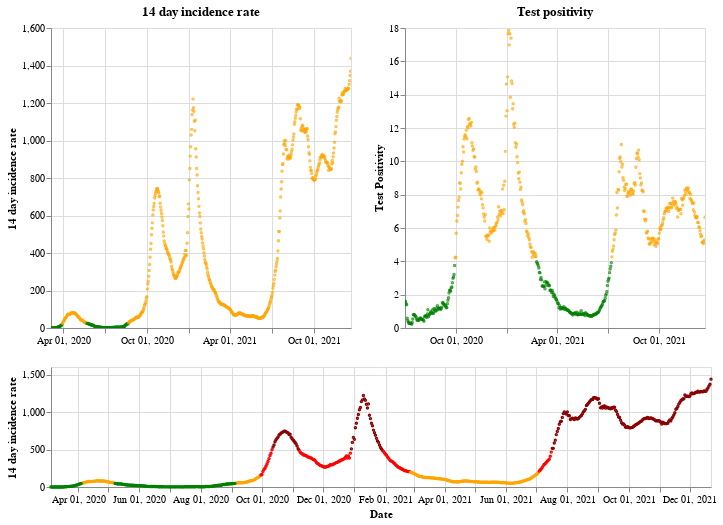

Here is the notebook cell this chart was saved with:
### Markdown cell above
## Northern Ireland

### Code cell
plot_traffic_light('Northern Ireland')

### Figure 1 — Vega-Lite specification as saved in the notebook (floating-point values rounded to 4 significant figures; data arrays with more than 128 entries replaced by an {"elided": "..."} marker saying what was removed)
{"config": {"view": {"continuousWidth": 400, "continuousHeight": 300}}, "vconcat": [{"hconcat": [{"mark": {"type": "point", "size": 2}, "encoding": {"color": {"condition": {"value": "green", "test": "(datum.twoWeeklyCasesRate <= 25)"}, "value": "orange"}, "tooltip": [{"type": "nominal", "field": "areaName"}, {"type": "temporal", "field": "date"}, {"type": "quantitative", "field": "twoWeeklyCasesRate"}, {"type": "quantitative", "field": "testPositivity"}], "x": {"type": "temporal", "axis": {"title": ""}, "field": "date", "scale": {"domain": {"selection": "DateBrush"}}, "timeUnit": "yearmonthdate"}, "y": {"type": "quantitative", "axis": {"title": "14 day incidence rate"}, "field": "twoWeeklyCasesRate"}}, "title": "14 day incidence rate", "width": 300}, {"mark": {"type": "point", "size": 2}, "encoding": {"color": {"condition": {"value": "green", "test": "(datum.testPositivity <= 4)"}, "value": "orange"}, "tooltip": [{"type": "nominal", "field": "areaName"}, {"type": "temporal", "field": "date"}, {"type": "quantitative", "field": "twoWeeklyCasesRate"}, {"type": "quantitative", "field": "testPositivity"}], "x": {"type": "temporal", "axis": {"title": ""}, "field": "date", "scale": {"domain": {"selection": "DateBrush"}}, "timeUnit": "yearmonthdate"}, "y": {"type": "quantitative", "axis": {"title": "Test Positivity"}, "field": "testPositivity"}}, "title": "Test positivity", "width": 300}]}, {"layer": [{"mark": {"type": "point", "size": 2}, "encoding": {"color": {"condition": {"value": "orange", "test": "(((datum.testPositivity < 4) && (datum.twoWeeklyCasesRate >= 50)) && (datum.twoWeeklyCasesRate < 200))"}, "value": "red"}, "opacity": {"condition": {"value": 1, "test": "((datum.twoWeeklyCasesRate >= 50) && (datum.twoWeeklyCasesRate < 500))"}, "value": 0}, "tooltip": [{"type": "nominal", "field": "areaName"}, {"type": "temporal", "field": "date"}, {"type": "quantitative", "field": "twoWeeklyCasesRate"}, {"type": "quantitative", "field": "testPositivity"}], "x": {"type": "temporal", "axis": {"title": "Date"}, "field": "date", "timeUnit": "yearmonthdate"}, "y": {"type": "quantitative", "axis": {"title": "14 day incidence rate"}, "field": "twoWeeklyCasesRate"}}, "selection": {"DateBrush": {"type": "interval", "encodings": ["x"], "fields": ["Time"]}}}, {"mark": {"type": "point", "size": 2}, "encoding": {"color": {"value": "darkred"}, "opacity": {"condition": {"value": 1, "test": "(datum.twoWeeklyCasesRate >= 500)"}, "value": 0}, "tooltip": [{"type": "nominal", "field": "areaName"}, {"type": "temporal", "field": "date"}, {"type": "quantitative", "field": "twoWeeklyCasesRate"}, {"type": "quantitative", "field": "testPositivity"}], "x": {"type": "temporal", "axis": {"title": "Date"}, "field": "date", "timeUnit": "yearmonthdate"}, "y": {"type": "quantitative", "axis": {"title": "14 day incidence rate"}, "field": "twoWeeklyCasesRate"}}}, {"mark": {"type": "point", "size": 2}, "encoding": {"color": {"condition": {"value": "green", "test": "((datum.testPositivity < 4) && (datum.twoWeeklyCasesRate < 50))"}, "value": "orange"}, "opacity": {"condition": {"value": 1, "test": "(datum.twoWeeklyCasesRate < 50)"}, "value": 0}, "tooltip": [{"type": "nominal", "field": "areaName"}, {"type": "temporal", "field": "date"}, {"type": "quantitative", "field": "twoWeeklyCasesRate"}, {"type": "quantitative", "field": "testPositivity"}], "x": {"type": "temporal", "axis": {"title": "Date"}, "field": "date", "timeUnit": "yearmonthdate"}, "y": {"type": "quantitative", "axis": {"title": "14 day incidence rate"}, "field": "twoWeeklyCasesRate"}}}], "height": 120, "width": 660}], "data": {"name": "data-e6c818d92dc6ebaa5647ef59ff04851c"}, "$schema": "https://vega.github.io/schema/vega-lite/v4.8.1.json", "datasets": {"data-e6c818d92dc6ebaa5647ef59ff04851c": {"elided": "658 records"}}}
